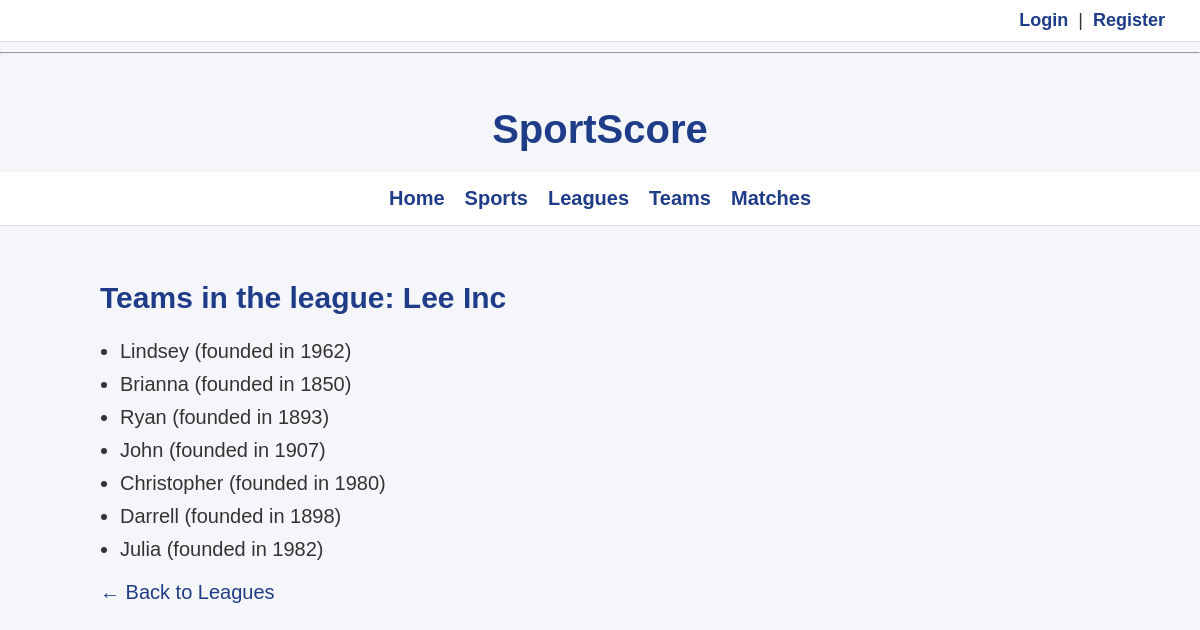
Page /main/leagues/348/teams/ on the earlier database version.
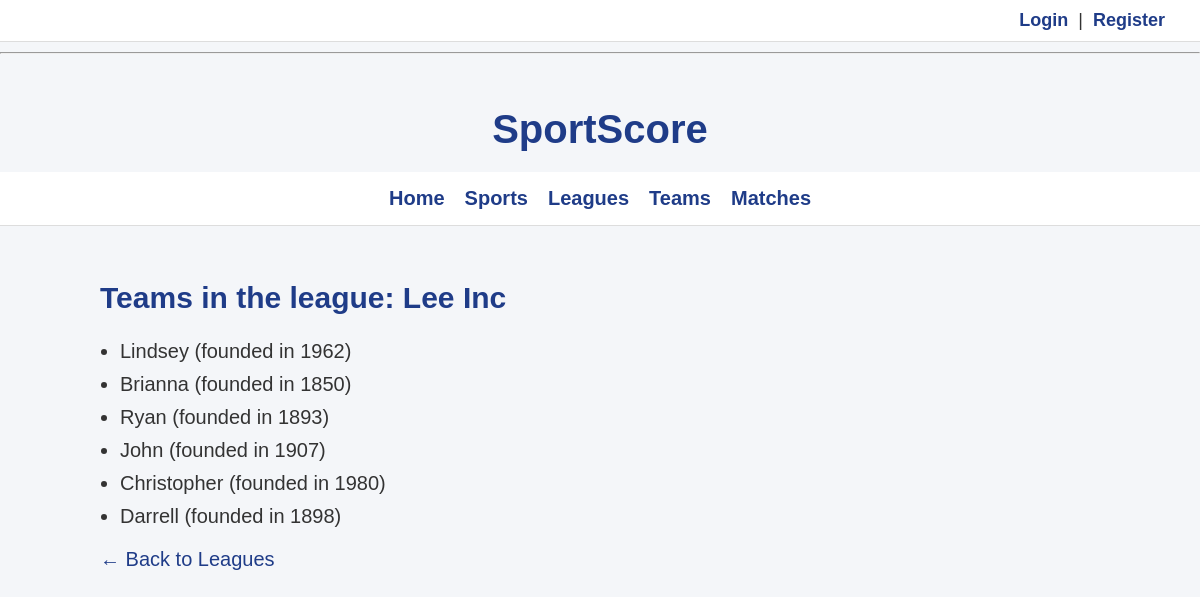
Same page on the later database version.
### main/models.py (models this page shows, shortened)
class Team(models.Model):
    name = models.CharField(max_length=100)
    league = models.ForeignKey(League, on_delete=models.CASCADE)
    founded_year = models.IntegerField()

### main/views.py (the view)
# urls.py: path('leagues/<int:pk>/teams/', LeagueTeamsView.as_view(), name='league-teams'),
class LeagueTeamsView(ListView):
    model = Team
    template_name = 'main/league_teams.html'
    context_object_name = 'teams'
    def get_queryset(self):
        self.league = get_object_or_404(League, pk=self.kwargs['pk'])
        return Team.objects.filter(league=self.league)
    def get_context_data(self, **kwargs):
        context = super().get_context_data(**kwargs)
        context['league'] = self.league
        return context

### templates/main/league_teams.html
{% extends "base_generic.html" %}
{% block content %}
    <h2>Teams in the league: {{ league.name }}</h2>
    {% if teams %}
        <ul>
            {% for team in teams %}
                <li>{{ team.name }} (founded in {{ team.founded_year }})</li>
            {% endfor %}
        </ul>
    {% else %}
        <p>This league currently has no teams.</p>
    {% endif %}
    <a href="{% url 'main:leagues' %}">← Back to Leagues</a>
{% endblock %}

Differences in the rows shown:
removed Team: name "Julia", founded_year "1982"
